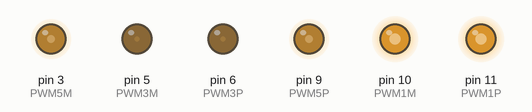
A sketch run on a simulated Arduino Uno, built with avr-gcc and run on an emulated ATmega328P. Parts: output pins drawn as LEDs (lit = HIGH).

Above: at 0.1 s.
Timing chart, 0 to 1.6 s (numbered marks = the images above):
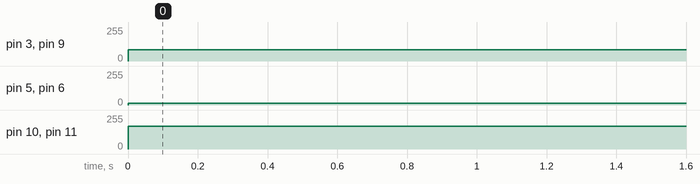

Measured:
- by itself, pin 3 (PWM5M), pin 9 (PWM5P): 0/255 → 85/255 at 0.00 s
- by itself, pin 5 (PWM3M), pin 6 (PWM3P): 0/255 → 13/255 at 0.00 s
- by itself, pin 10 (PWM1M), pin 11 (PWM1P): 0/255 → 170/255 at 0.00 s

The sketch:

juegoDeSenalesV1.ino
```cpp
int PWM1P = 11; //Esta ligado al PIN 1 del conector de la placa.
int PWM1M = 10; //Esta ligado al PIN 9 del conector de la placa.
int PWM5P = 9;  //Esta ligado al PIN 4 del conector de la placa.
int PWM5M = 3;  //Esta ligado al PIN 12 del conector de la placa.
int PWM3P = 6;  //Esta ligado al PIN 6 del conector de la placa.
int PWM3M = 5;  //Esta ligado al PIN 13 del conector de la placa.

void setup() {
  Serial.begin(9600);
  pinMode (PWM1P,  OUTPUT);
  pinMode (PWM1M,  OUTPUT);
  pinMode (PWM3P,  OUTPUT);
  pinMode (PWM3M,  OUTPUT);
  pinMode (PWM5P,  OUTPUT);
  pinMode (PWM5M,  OUTPUT);
}

void loop() {
  juegoDeSenales();
}
void juegoDeSenales(){
  analogWrite (PWM1P, 170); //oscilacion al (2/3)% de la señal. Con 490Hz.
  analogWrite (PWM5P, 85);  //oscilacion al (1/3)% de la señal. Con 490Hz.
  analogWrite (PWM3P, 13);  //oscilacion al 5% de la señal. Con 980Hz.
  analogWrite (PWM1M, 170); //oscilacion al (2/3)% de la señal. Con 490Hz.
  analogWrite (PWM5M, 85);  //oscilacion al (1/3)% de la señal. Con 490Hz.
  analogWrite (PWM3M, 13);  //oscilacion al 5% de la señal. Con 980Hz.
}
```
